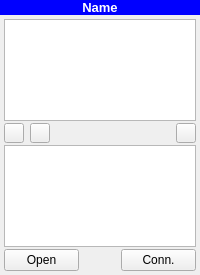
<?xml version="1.0" encoding="utf-8"?>
<!--
#############################################################################
# Copyright (C) 2017 - 2018 VTT Technical Research Centre of Finland
#
# This file is part of Spine Toolbox.
#
# Spine Toolbox is free software: you can redistribute it and/or modify
# it under the terms of the GNU Lesser General Public License as published by
# the Free Software Foundation, either version 3 of the License, or
# (at your option) any later version.
#
# This program is distributed in the hope that it will be useful,
# but WITHOUT ANY WARRANTY; without even the implied warranty of
# MERCHANTABILITY or FITNESS FOR A PARTICULAR PURPOSE.  See the
# GNU Lesser General Public License for more details.
#
# You should have received a copy of the GNU Lesser General Public License
# along with this program.  If not, see <http://www.gnu.org/licenses/>.
#############################################################################
-->
<ui version="4.0">
 <class>Form</class>
 <widget class="QWidget" name="Form">
  <property name="geometry">
   <rect>
    <x>0</x>
    <y>0</y>
    <width>200</width>
    <height>275</height>
   </rect>
  </property>
  <property name="sizePolicy">
   <sizepolicy hsizetype="Minimum" vsizetype="Minimum">
    <horstretch>0</horstretch>
    <verstretch>0</verstretch>
   </sizepolicy>
  </property>
  <property name="minimumSize">
   <size>
    <width>200</width>
    <height>275</height>
   </size>
  </property>
  <property name="contextMenuPolicy">
   <enum>Qt::CustomContextMenu</enum>
  </property>
  <property name="windowTitle">
   <string>Data Connection</string>
  </property>
  <layout class="QVBoxLayout" name="verticalLayout_2">
   <property name="spacing">
    <number>0</number>
   </property>
   <property name="leftMargin">
    <number>0</number>
   </property>
   <property name="topMargin">
    <number>0</number>
   </property>
   <property name="rightMargin">
    <number>0</number>
   </property>
   <property name="bottomMargin">
    <number>0</number>
   </property>
   <item>
    <widget class="QLabel" name="label_name">
     <property name="sizePolicy">
      <sizepolicy hsizetype="Preferred" vsizetype="Fixed">
       <horstretch>0</horstretch>
       <verstretch>0</verstretch>
      </sizepolicy>
     </property>
     <property name="font">
      <font>
       <pointsize>10</pointsize>
       <weight>75</weight>
       <bold>true</bold>
      </font>
     </property>
     <property name="styleSheet">
      <string notr="true">background-color: rgb(0, 0, 255);
color: rgb(255, 255, 255);</string>
     </property>
     <property name="text">
      <string>Name</string>
     </property>
     <property name="alignment">
      <set>Qt::AlignCenter</set>
     </property>
     <property name="wordWrap">
      <bool>true</bool>
     </property>
    </widget>
   </item>
   <item>
    <layout class="QVBoxLayout" name="verticalLayout">
     <property name="spacing">
      <number>2</number>
     </property>
     <property name="leftMargin">
      <number>4</number>
     </property>
     <property name="topMargin">
      <number>4</number>
     </property>
     <property name="rightMargin">
      <number>4</number>
     </property>
     <property name="bottomMargin">
      <number>4</number>
     </property>
     <item>
      <widget class="QTreeView" name="treeView_references">
       <property name="sizePolicy">
        <sizepolicy hsizetype="Minimum" vsizetype="Minimum">
         <horstretch>0</horstretch>
         <verstretch>0</verstretch>
        </sizepolicy>
       </property>
       <property name="font">
        <font>
         <pointsize>8</pointsize>
        </font>
       </property>
       <property name="selectionMode">
        <enum>QAbstractItemView::ExtendedSelection</enum>
       </property>
       <property name="verticalScrollMode">
        <enum>QAbstractItemView::ScrollPerPixel</enum>
       </property>
       <property name="indentation">
        <number>5</number>
       </property>
       <property name="uniformRowHeights">
        <bool>true</bool>
       </property>
       <attribute name="headerStretchLastSection">
        <bool>true</bool>
       </attribute>
      </widget>
     </item>
     <item>
      <layout class="QHBoxLayout" name="horizontalLayout_2">
       <property name="spacing">
        <number>6</number>
       </property>
       <property name="leftMargin">
        <number>0</number>
       </property>
       <property name="rightMargin">
        <number>0</number>
       </property>
       <item>
        <widget class="QToolButton" name="toolButton_plus">
         <property name="sizePolicy">
          <sizepolicy hsizetype="Fixed" vsizetype="Fixed">
           <horstretch>0</horstretch>
           <verstretch>0</verstretch>
          </sizepolicy>
         </property>
         <property name="minimumSize">
          <size>
           <width>20</width>
           <height>20</height>
          </size>
         </property>
         <property name="maximumSize">
          <size>
           <width>20</width>
           <height>20</height>
          </size>
         </property>
         <property name="font">
          <font>
           <pointsize>10</pointsize>
           <weight>75</weight>
           <bold>true</bold>
          </font>
         </property>
         <property name="toolTip">
          <string>&lt;html&gt;&lt;head/&gt;&lt;body&gt;&lt;p&gt;Add references&lt;/p&gt;&lt;/body&gt;&lt;/html&gt;</string>
         </property>
         <property name="text">
          <string/>
         </property>
         <property name="icon">
          <iconset resource="resources/resources_icons.qrc">
           <normaloff>:/icons/plus.png</normaloff>:/icons/plus.png</iconset>
         </property>
        </widget>
       </item>
       <item>
        <widget class="QToolButton" name="toolButton_minus">
         <property name="sizePolicy">
          <sizepolicy hsizetype="Fixed" vsizetype="Fixed">
           <horstretch>0</horstretch>
           <verstretch>0</verstretch>
          </sizepolicy>
         </property>
         <property name="minimumSize">
          <size>
           <width>20</width>
           <height>20</height>
          </size>
         </property>
         <property name="maximumSize">
          <size>
           <width>20</width>
           <height>20</height>
          </size>
         </property>
         <property name="font">
          <font>
           <pointsize>10</pointsize>
           <weight>75</weight>
           <bold>true</bold>
          </font>
         </property>
         <property name="toolTip">
          <string>&lt;html&gt;&lt;head/&gt;&lt;body&gt;&lt;p&gt;Remove selected references or all if nothing is selected&lt;/p&gt;&lt;/body&gt;&lt;/html&gt;</string>
         </property>
         <property name="text">
          <string/>
         </property>
         <property name="icon">
          <iconset resource="resources/resources_icons.qrc">
           <normaloff>:/icons/minus.png</normaloff>:/icons/minus.png</iconset>
         </property>
        </widget>
       </item>
       <item>
        <spacer name="horizontalSpacer">
         <property name="orientation">
          <enum>Qt::Horizontal</enum>
         </property>
         <property name="sizeHint" stdset="0">
          <size>
           <width>40</width>
           <height>20</height>
          </size>
         </property>
        </spacer>
       </item>
       <item>
        <widget class="QToolButton" name="toolButton_add">
         <property name="maximumSize">
          <size>
           <width>20</width>
           <height>20</height>
          </size>
         </property>
         <property name="toolTip">
          <string>&lt;html&gt;&lt;head/&gt;&lt;body&gt;&lt;p&gt;Add references to project. Copies files to Data connection's directory.&lt;/p&gt;&lt;/body&gt;&lt;/html&gt;</string>
         </property>
         <property name="text">
          <string/>
         </property>
         <property name="icon">
          <iconset resource="resources/resources_icons.qrc">
           <normaloff>:/icons/dc_add.png</normaloff>:/icons/dc_add.png</iconset>
         </property>
        </widget>
       </item>
      </layout>
     </item>
     <item>
      <widget class="QTreeView" name="treeView_data">
       <property name="sizePolicy">
        <sizepolicy hsizetype="Minimum" vsizetype="Minimum">
         <horstretch>0</horstretch>
         <verstretch>0</verstretch>
        </sizepolicy>
       </property>
       <property name="font">
        <font>
         <pointsize>8</pointsize>
        </font>
       </property>
       <property name="selectionMode">
        <enum>QAbstractItemView::ExtendedSelection</enum>
       </property>
       <property name="verticalScrollMode">
        <enum>QAbstractItemView::ScrollPerPixel</enum>
       </property>
       <property name="indentation">
        <number>5</number>
       </property>
       <property name="uniformRowHeights">
        <bool>true</bool>
       </property>
       <attribute name="headerStretchLastSection">
        <bool>true</bool>
       </attribute>
      </widget>
     </item>
     <item>
      <layout class="QHBoxLayout" name="horizontalLayout">
       <property name="spacing">
        <number>6</number>
       </property>
       <item>
        <widget class="QPushButton" name="pushButton_open">
         <property name="maximumSize">
          <size>
           <width>75</width>
           <height>23</height>
          </size>
         </property>
         <property name="toolTip">
          <string>&lt;html&gt;&lt;head/&gt;&lt;body&gt;&lt;p&gt;Open Data Connection directory in File Explorer&lt;/p&gt;&lt;/body&gt;&lt;/html&gt;</string>
         </property>
         <property name="text">
          <string>Open</string>
         </property>
        </widget>
       </item>
       <item>
        <spacer name="horizontalSpacer_2">
         <property name="orientation">
          <enum>Qt::Horizontal</enum>
         </property>
         <property name="sizeHint" stdset="0">
          <size>
           <width>40</width>
           <height>20</height>
          </size>
         </property>
        </spacer>
       </item>
       <item>
        <widget class="QPushButton" name="pushButton_connections">
         <property name="maximumSize">
          <size>
           <width>75</width>
           <height>23</height>
          </size>
         </property>
         <property name="toolTip">
          <string>&lt;html&gt;&lt;head/&gt;&lt;body&gt;&lt;p&gt;Show connections&lt;/p&gt;&lt;/body&gt;&lt;/html&gt;</string>
         </property>
         <property name="text">
          <string>Conn.</string>
         </property>
        </widget>
       </item>
      </layout>
     </item>
    </layout>
   </item>
  </layout>
 </widget>
 <tabstops>
  <tabstop>treeView_references</tabstop>
  <tabstop>toolButton_plus</tabstop>
  <tabstop>toolButton_minus</tabstop>
  <tabstop>toolButton_add</tabstop>
  <tabstop>treeView_data</tabstop>
  <tabstop>pushButton_open</tabstop>
  <tabstop>pushButton_connections</tabstop>
 </tabstops>
 <resources>
  <include location="resources/resources_icons.qrc"/>
 </resources>
 <connections/>
</ui>
